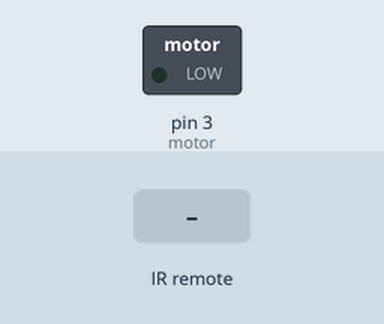
Bench run of a sketch on a simulated Arduino Uno, built with avr-gcc and run on an emulated ATmega328P. On the bench: switched loads named in the sketch (green lamp = pin HIGH). The test bench sets the inputs (shaded band).

Above: at 1.2 s.
1.3 s: infrared code 0xFF807F received
At 1.6 s:
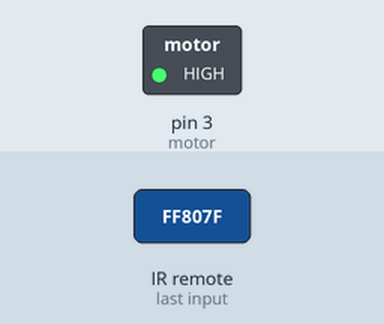
2.8 s: infrared code 0xFFA05F received
At 4.0 s:
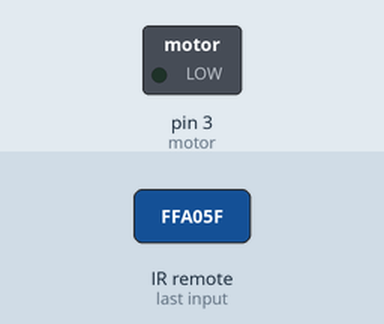
Timing chart, 0 to 5.8 s (numbered marks = the images above; inputs shaded):
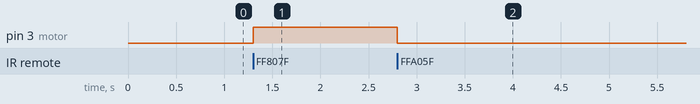

Measured:
- after the input at 1.3 s, pin 3 (motor): LOW → HIGH at once
- after the input at 2.8 s, pin 3 (motor): HIGH → LOW at once

The sketch:

Motor_Control_with_Mofset_and_IR_Remote.ino
```cpp
#include <IRremote.h>

#define on_key 0xFF807F
#define off_key 0xFFA05F
int receiver_pin = 7;

int motor = 3;
IRrecv receiver(receiver_pin);
decode_results output;

void setup() {
  // put your setup code here, to run once:
  Serial.begin(9600);
  receiver.enableIRIn();
  pinMode(motor, OUTPUT);
}

  // put your main code here, to run repeatedly:
  void loop(){
    if (receiver.decode(&output)){
      unsigned int value = output.value;
        switch(value){
          case on_key: //Keypad button "ON"
          analogWrite(motor, 255);
          }

        switch(value){
          case off_key: //Keypad button "OFF"
          analogWrite(motor, 0);
          }

        receiver.resume();
    }
}
```
